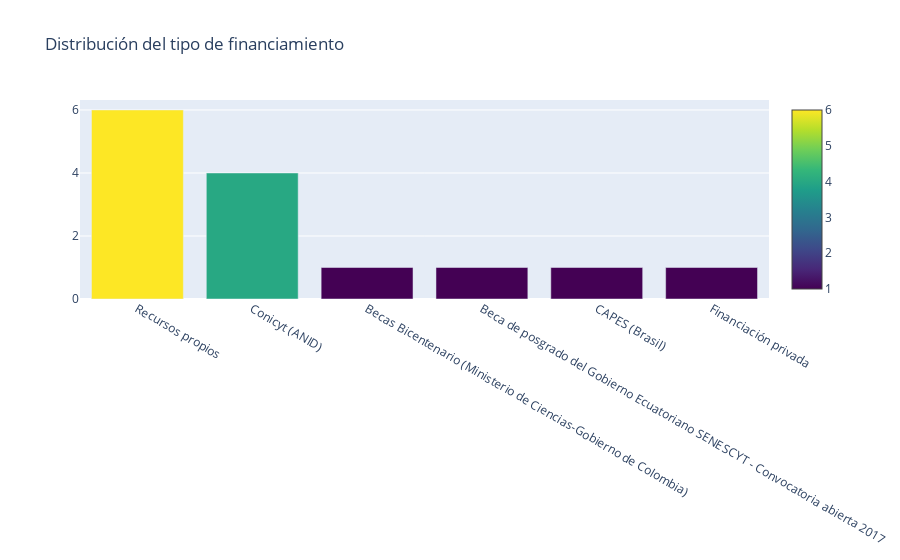

Here is the notebook cell this chart was saved with:
### Code cell
cnt_srs = df_egresados_subset_columns['finantial'].value_counts()
trace = go.Bar(
    x=cnt_srs.index,
    y=cnt_srs.values,
    marker=dict(
        #color = np.random.randn(500), #set color equal to a variable
        color = cnt_srs.values,
        colorscale='Viridis',
        showscale=True
    ),
)
layout = go.Layout(
    title='Distribución del tipo de financiamiento'
)
data = [trace]
fig = go.Figure(data=data, layout=layout)
py.iplot(fig, filename="background")

### Figure 1 — Plotly figure (JSON) as saved in the notebook; plotly's stock layout.template omitted (floating-point values rounded to 4 significant figures)
{"data": [{"marker": {"color": [6, 4, 1, 1, 1, 1], "colorscale": [[0, "#440154"], [0.1111, "#482878"], [0.2222, "#3e4989"], [0.3333, "#31688e"], [0.4444, "#26828e"], [0.5556, "#1f9e89"], [0.6667, "#35b779"], [0.7778, "#6ece58"], [0.8889, "#b5de2b"], [1, "#fde725"]], "showscale": true}, "type": "bar", "x": ["Recursos propios", "Conicyt (ANID)", "Becas Bicentenario (Ministerio de Ciencias-Gobierno de Colombia)", "Beca de posgrado del Gobierno Ecuatoriano SENESCYT - Convocatoria abierta 2017", "CAPES (Brasil)", "Financiación privada"], "y": [6, 4, 1, 1, 1, 1]}], "layout": {"title": {"text": "Distribución del tipo de financiamiento"}}}
